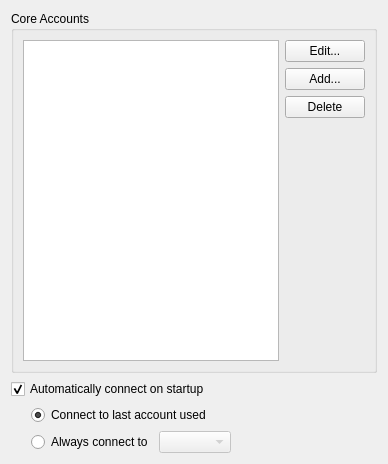
<?xml version="1.0" encoding="UTF-8"?>
<ui version="4.0">
 <class>CoreAccountSettingsPage</class>
 <widget class="QWidget" name="CoreAccountSettingsPage">
  <property name="geometry">
   <rect>
    <x>0</x>
    <y>0</y>
    <width>388</width>
    <height>464</height>
   </rect>
  </property>
  <property name="sizePolicy">
   <sizepolicy hsizetype="Preferred" vsizetype="Maximum">
    <horstretch>0</horstretch>
    <verstretch>0</verstretch>
   </sizepolicy>
  </property>
  <property name="windowTitle">
   <string>Connect to Quassel Core</string>
  </property>
  <property name="windowIcon">
   <iconset>
    <normaloff>:/16x16/actions/network-disconnect</normaloff>:/16x16/actions/network-disconnect</iconset>
  </property>
  <layout class="QVBoxLayout" name="verticalLayout_2">
   <item>
    <widget class="QGroupBox" name="groupBox">
     <property name="title">
      <string>Core Accounts</string>
     </property>
     <layout class="QHBoxLayout">
      <item>
       <widget class="QListView" name="accountView">
        <property name="selectionBehavior">
         <enum>QAbstractItemView::SelectRows</enum>
        </property>
       </widget>
      </item>
      <item>
       <layout class="QVBoxLayout">
        <item>
         <widget class="QPushButton" name="editAccountButton">
          <property name="text">
           <string>Edit...</string>
          </property>
          <property name="icon">
           <iconset>
            <normaloff>:/16x16/actions/oxygen/16x16/actions/document-properties.png</normaloff>:/16x16/actions/oxygen/16x16/actions/document-properties.png</iconset>
          </property>
         </widget>
        </item>
        <item>
         <widget class="QPushButton" name="addAccountButton">
          <property name="text">
           <string>Add...</string>
          </property>
          <property name="icon">
           <iconset>
            <normaloff>:/16x16/actions/oxygen/16x16/actions/list-add.png</normaloff>:/16x16/actions/oxygen/16x16/actions/list-add.png</iconset>
          </property>
         </widget>
        </item>
        <item>
         <widget class="QPushButton" name="deleteAccountButton">
          <property name="text">
           <string>Delete</string>
          </property>
          <property name="icon">
           <iconset>
            <normaloff>:/16x16/actions/oxygen/16x16/actions/list-remove.png</normaloff>:/16x16/actions/oxygen/16x16/actions/list-remove.png</iconset>
          </property>
         </widget>
        </item>
        <item>
         <spacer>
          <property name="orientation">
           <enum>Qt::Vertical</enum>
          </property>
          <property name="sizeHint" stdset="0">
           <size>
            <width>20</width>
            <height>40</height>
           </size>
          </property>
         </spacer>
        </item>
       </layout>
      </item>
     </layout>
    </widget>
   </item>
   <item>
    <widget class="QCheckBox" name="autoConnectOnStartup">
     <property name="text">
      <string>Automatically connect on startup</string>
     </property>
     <property name="checked">
      <bool>true</bool>
     </property>
     <property name="settingsKey" stdset="0">
      <string notr="true">AutoConnectOnStartup</string>
     </property>
     <property name="defaultValue" stdset="0">
      <bool>true</bool>
     </property>
    </widget>
   </item>
   <item>
    <layout class="QHBoxLayout" name="horizontalLayout_4">
     <item>
      <spacer name="horizontalSpacer_3">
       <property name="orientation">
        <enum>Qt::Horizontal</enum>
       </property>
       <property name="sizeType">
        <enum>QSizePolicy::Fixed</enum>
       </property>
       <property name="sizeHint" stdset="0">
        <size>
         <width>20</width>
         <height>20</height>
        </size>
       </property>
      </spacer>
     </item>
     <item>
      <widget class="QWidget" name="widget" native="true">
       <layout class="QVBoxLayout" name="verticalLayout">
        <property name="margin">
         <number>0</number>
        </property>
        <item>
         <widget class="QRadioButton" name="autoConnectToLast">
          <property name="text">
           <string>Connect to last account used</string>
          </property>
          <property name="checked">
           <bool>true</bool>
          </property>
         </widget>
        </item>
        <item>
         <layout class="QHBoxLayout" name="horizontalLayout_3">
          <item>
           <widget class="QRadioButton" name="autoConnectToFixedAccount">
            <property name="text">
             <string>Always connect to</string>
            </property>
            <property name="settingsKey" stdset="0">
             <string notr="true">AutoConnectToFixedAccount</string>
            </property>
            <property name="defaultValue" stdset="0">
             <bool>false</bool>
            </property>
           </widget>
          </item>
          <item>
           <widget class="QComboBox" name="autoConnectAccount">
            <property name="enabled">
             <bool>false</bool>
            </property>
           </widget>
          </item>
          <item>
           <spacer name="horizontalSpacer">
            <property name="orientation">
             <enum>Qt::Horizontal</enum>
            </property>
            <property name="sizeHint" stdset="0">
             <size>
              <width>40</width>
              <height>20</height>
             </size>
            </property>
           </spacer>
          </item>
         </layout>
        </item>
       </layout>
      </widget>
     </item>
    </layout>
   </item>
  </layout>
 </widget>
 <tabstops>
  <tabstop>accountView</tabstop>
  <tabstop>editAccountButton</tabstop>
  <tabstop>addAccountButton</tabstop>
  <tabstop>deleteAccountButton</tabstop>
  <tabstop>autoConnectOnStartup</tabstop>
  <tabstop>autoConnectToLast</tabstop>
  <tabstop>autoConnectToFixedAccount</tabstop>
  <tabstop>autoConnectAccount</tabstop>
 </tabstops>
 <resources/>
 <connections>
  <connection>
   <sender>autoConnectOnStartup</sender>
   <signal>toggled(bool)</signal>
   <receiver>widget</receiver>
   <slot>setEnabled(bool)</slot>
   <hints>
    <hint type="sourcelabel">
     <x>94</x>
     <y>390</y>
    </hint>
    <hint type="destinationlabel">
     <x>391</x>
     <y>450</y>
    </hint>
   </hints>
  </connection>
  <connection>
   <sender>autoConnectToFixedAccount</sender>
   <signal>toggled(bool)</signal>
   <receiver>autoConnectAccount</receiver>
   <slot>setEnabled(bool)</slot>
   <hints>
    <hint type="sourcelabel">
     <x>154</x>
     <y>445</y>
    </hint>
    <hint type="destinationlabel">
     <x>256</x>
     <y>449</y>
    </hint>
   </hints>
  </connection>
 </connections>
</ui>
